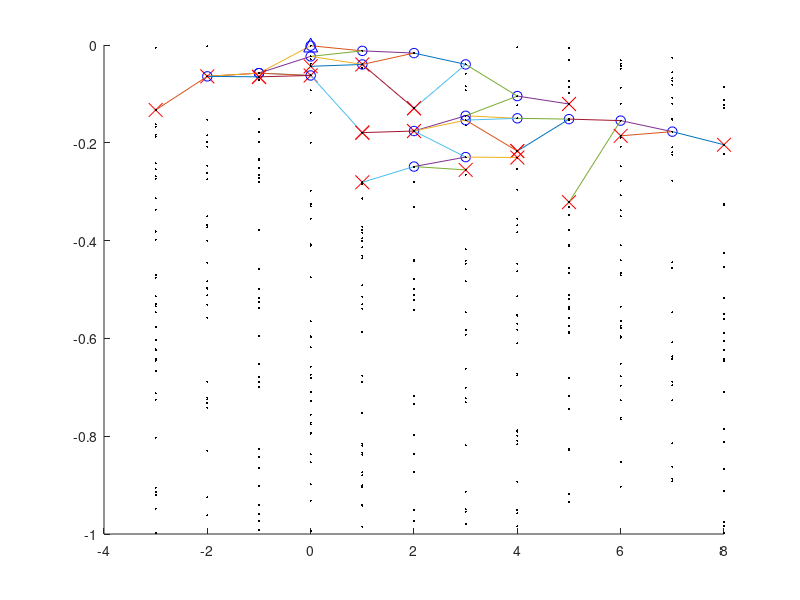

The MATLAB script that drew this image:
clear all;
close all;

function anotar_morir(pos, init)
% anotar_morir(pos, init) dibuja un tramito que termina en cruz
  fprintf('Muere: k=%d, t=%.3g\n', pos(2), pos(1));
  plot(pos(2), -pos(1), 'rx', 'markersize', 10); % La crucecita
  
  trayecto = [pos; init];
  plot(trayecto(:,2), -trayecto(:,1));
  
end
function anotar_ramificar(pos, init)
% anotar_ramificar(pos, init) dibuja un tramito que termina en circulo
  fprintf('Ramifica: k=%d, t=%.3g\n', pos(2), pos(1));
  plot(pos(2), -pos(1), 'bo', 'markersize', 7); % Un circulito
  
  trayecto = [pos; init];
  plot(trayecto(:,2), -trayecto(:,1));
end


function hilo = crearHilo(ti, tf)
% hilo = crearHilo(ti, tf) crea un vector lleno de fallas con tasa lambda
  lambda = 30;  % La media
  T=tf-ti;
  assert(T>0);
  C = poissrnd(lambda*T); % Cantidades de fallas en T segundos
  
  hilo = sort(ti+rand(C,1)*T); % Reparto esas fallas uniformemente
end

function tx = getNextFail(to, z)
% tx = getNextFail(to, z)  La papa: Busca en el hilo de enteros z, la próxima
%falla posterior a to. La primera vez que es llamada crea los hilos con fallas.
  %% Las variables que uso para almacenar los hilos con fallas
  persistent Mpos;
  persistent Mneg;
  persistent Tmax;
  
  if nargin == 0
    % Si me invocan sin parámetros, devuelvo todas las fallas
    tx={Mneg, Mpos};
    return;
  endif
  
  if isempty(Tmax)
    % Defino todo la primera vez
    disp('Creando realización nueva de fallas');
    Mpos={};
    Mneg={};
    Tmax=1;
  endif
  
  if (to>Tmax)
    % Agrego otros cachos
    N=ceil(to/Tmax)-1; % Necesito esta cantidad de frames
    newTmax = Tmax + N*1;
    fprintf('Agrego un frame: ti=%.3g  tf=%.3g\n', Tmax, newTmax);
    
    for k=1:numel(Mpos)
      Mpos{k} = [Mpos{k}; crearHilo(Tmax, newTmax)];
    endfor
    for k=1:numel(Mneg)
      Mneg{k} = [Mneg{k}; crearHilo(Tmax, newTmax)];
    endfor
    
    Tmax = newTmax;
  endif
  
  if z >= 0
    z=z+1; % Porque mis indices empiezan en 1
    if numel(Mpos) < z
      Mpos{z} = [];
    endif
    if isempty(Mpos{z})
      % No tengo hilo, lo creo
      Mpos{z} = crearHilo(0, Tmax);
    endif
    
    % Busco el proximo
    lista = Mpos{z}-to;
    tx = min(lista(lista>0))+to;
  else % z<0
    z=-z;
    if numel(Mneg) < z
      Mneg{z} = [];
    endif
    if isempty(Mneg{z})
      % No tengo hilo, lo creo
      Mneg{z} = crearHilo(0, Tmax);
    endif
    
    % Busco el proximo
    lista = Mneg{z}-to;
    tx = min(lista(lista>0))+to;
  end
  %Mpos
  %Mneg
end



%% Programa propiamente dicho
work = {[0,0,0]}; %[to, z, z_padre]
task = 0;

p = 0.6;
figure;
hold on;

hojas = {};

while (task < numel(work))
  task = task + 1;
  data = work{task};
  
  pos_inicial = data(1:2);
  z_actual = data(2);
  pos_padre = data([1 3]);
  % Avanzo hasta encontrar una falla
  tx = getNextFail( pos_inicial(1), pos_inicial(2) );
  
  pos_falla = [tx, z_actual];
  if rand < p
    % muero aca
    anotar_morir(pos_falla, pos_padre);
    hojas{numel(hojas)+1} = [pos_falla, pos_padre(2)];
   else
    % me ramifico
    anotar_ramificar(pos_falla, pos_padre);
    
    % Agrego las ramas a la cola
    % A la derecha
    work{numel(work)+1} = [tx, z_actual+1, z_actual];
    % A la izquierda
    work{numel(work)+1} = [tx, z_actual-1, z_actual];
   endif
endwhile

%% Ploteo el inicio
plot(0,0,'b^', 'markersize', 10);

%% Ploteo las fallas
% Obtengo todas las fallas
fallas = getNextFail();

% La semirrecta negativa (sin cero)
semirrecta=fallas{1};
for k=1:numel(semirrecta)
  puntos = semirrecta{k};
  plot(-k*ones(size(puntos)), -puntos, 'k.', 'markersize', 5);
endfor
semirrecta=fallas{2};
for k=1:numel(semirrecta)
  puntos = semirrecta{k};
  plot((k-1)*ones(size(puntos)), -puntos, 'k.', 'markersize', 5);
endfor

%% Estadísticas
nodos_medios = reshape(cell2mat(work), 3, numel(work))'; % [to, z, z_padre]
hojas = reshape(cell2mat(hojas), 3, numel(hojas))'; % [to, z, z_padre]
nodos = [nodos_medios; hojas];
tmax = max(nodos(:,1));
ancho = max(nodos(:,2)) - min(nodos(:,2));

fprintf('Profundidad: %.3g seg. Ancho: %d\n',tmax, ancho);

